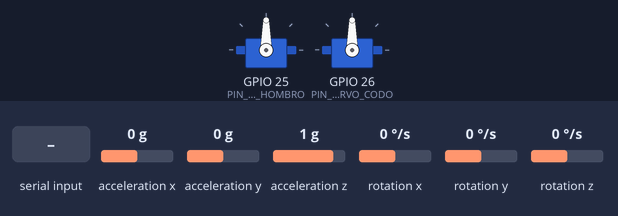
A sketch run on a simulated ESP32. Shown: 2 × servo. Wiring (inferred from the names in the program): MPU-6050 motion sensor at I2C address 0x68; MPU-6050 motion sensor at I2C address 0x69. The inputs (shaded band) are chosen by the test bench; at power-on: acceleration x 0 g, acceleration y 0 g, acceleration z 1 g, rotation x 0 °/s, rotation y 0 °/s, rotation z 0 °/s. What the sketch prints to the serial monitor is not drawn.

Above: at 1.7 s.
1.8 s: "h90\n" received over Serial
At 2.3 s:
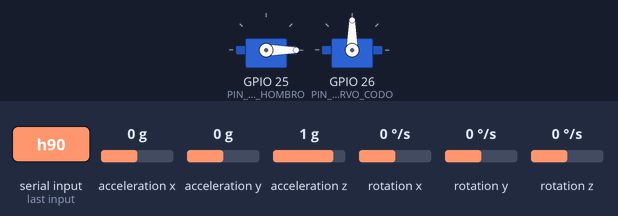
3.3 s: "c90\n" received over Serial
At 4.5 s:
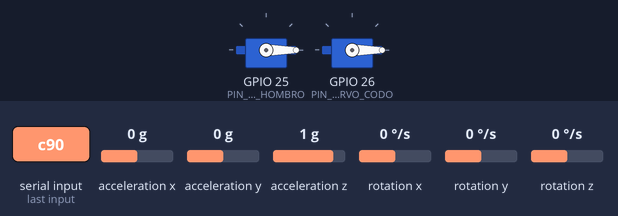
4.8 s: "h,45\n" received over Serial
At 5.7 s:
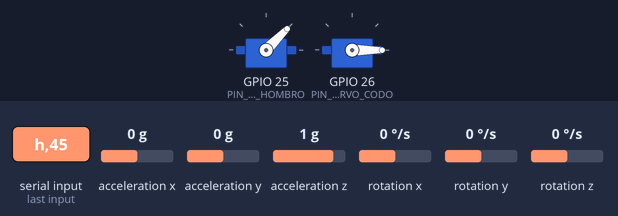
6.3 s: "c,45\n" received over Serial
At 6.9 s:
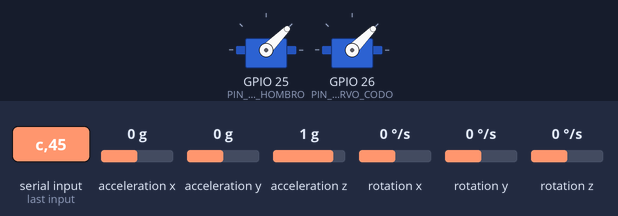
Timing chart, 0 to 9.3 s (numbered marks = the images above; inputs shaded):
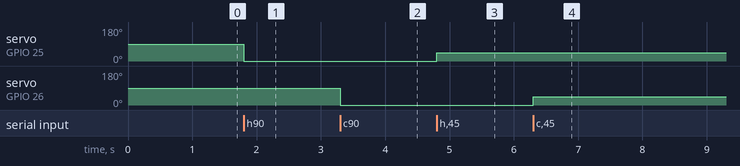

The sketch:

prueba_hardware.ino
```cpp
/*
  PRUEBA DE HARDWARE — Brazo planar 2 GDL
  =======================================
  Objetivo: comprobar que TODO está bien conectado antes de escribir el
  programa definitivo. Hace 3 cosas:
    1) Escanea el bus I2C y dice qué IMU encontró (esperado: 0x68 y 0x69).
    2) Lee las dos MPU-6050 y muestra giroscopio y acelerómetro.
    3) Mueve los servos con comandos escritos en el Monitor Serie.

  Comandos (Monitor Serie a 115200 baudios, fin de línea "Nueva línea"):
    h 90   -> servo del HOMBRO a 90°
    c 45   -> servo del CODO a 45°
    imu    -> activa/desactiva la impresión de las IMU

  Librería necesaria: "ESP32Servo" de Kevin Harrington (Gestor de librerías).
  Las IMU se leen directamente por registros (sin librería) para que veas
  cómo funciona por dentro.
*/
#include <Wire.h>
#include <ESP32Servo.h>

// ---------- Pines (ver docs/02_conexiones.md) ----------
// Se eligen SOLOS según la placa que se compila (Herramientas → Placa):
//   ESP32 clásico ("ESP32 Dev Module"):  servos 25 / 26,  I2C SDA 21 / SCL 22.
//   ESP32-S3      ("ESP32S3 Dev Module"): los GPIO 22 y 25 NO EXISTEN en el S3
//                                          -> servos 4 / 5,  I2C SDA 8 / SCL 9.
#if CONFIG_IDF_TARGET_ESP32S3
const char *PLACA = "ESP32-S3";
const int PIN_SERVO_HOMBRO = 4;
const int PIN_SERVO_CODO   = 5;
const int PIN_SDA = 8;
const int PIN_SCL = 9;
#else
const char *PLACA = "ESP32";
const int PIN_SERVO_HOMBRO = 25;
const int PIN_SERVO_CODO   = 26;
const int PIN_SDA = 21;
const int PIN_SCL = 22;
#endif

// ---------- Direcciones I2C ----------
const uint8_t IMU1 = 0x68;  // eslabón 1 (hombro), AD0 a GND o sin conectar
const uint8_t IMU2 = 0x69;  // eslabón 2 (codo),   AD0 a 3.3 V

// ---------- Registros de la MPU-6050 (hoja de datos) ----------
const uint8_t REG_PWR_MGMT_1   = 0x6B;
const uint8_t REG_CONFIG       = 0x1A;  // filtro paso bajo digital (DLPF)
const uint8_t REG_GYRO_CONFIG  = 0x1B;
const uint8_t REG_ACCEL_CONFIG = 0x1C;
const uint8_t REG_ACCEL_XOUT_H = 0x3B;  // primer byte de los 14 de datos
const uint8_t REG_WHO_AM_I     = 0x75;

// Escalas elegidas:
//  Giroscopio ±500 °/s -> 65.5 cuentas por °/s. (Un MG996R gira ~350 °/s, así
//  que ±250 °/s se saturaría en movimientos rápidos.)
//  Acelerómetro ±2 g   -> 16384 cuentas por g.
const float GYRO_LSB_POR_DPS = 65.5;
const float ACC_LSB_POR_G    = 16384.0;

Servo servoHombro, servoCodo;
bool imprimirIMU = true;

void escribirRegistro(uint8_t dir, uint8_t reg, uint8_t valor) {
  Wire.beginTransmission(dir);
  Wire.write(reg);
  Wire.write(valor);
  Wire.endTransmission();
}

uint8_t leerRegistro(uint8_t dir, uint8_t reg) {
  Wire.beginTransmission(dir);
  Wire.write(reg);
  Wire.endTransmission(false);       // false = no soltar el bus (lectura repetida)
  Wire.requestFrom(dir, (uint8_t)1);
  return Wire.available() ? Wire.read() : 0xFF;
}

bool iniciarIMU(uint8_t dir) {
  uint8_t quienSoy = leerRegistro(dir, REG_WHO_AM_I);
  Serial.printf("  IMU 0x%02X: WHO_AM_I = 0x%02X %s\n", dir, quienSoy,
                quienSoy == 0x68 ? "(OK)" : "(¡NO RESPONDE BIEN!)");
  if (quienSoy != 0x68) return false;
  escribirRegistro(dir, REG_PWR_MGMT_1, 0x01);   // despertar, reloj = PLL del giro X
  escribirRegistro(dir, REG_CONFIG, 0x03);       // DLPF ~44 Hz
  escribirRegistro(dir, REG_GYRO_CONFIG, 0x08);  // ±500 °/s
  escribirRegistro(dir, REG_ACCEL_CONFIG, 0x00); // ±2 g
  return true;
}

// Lee 14 bytes seguidos: ax ay az temp gx gy gz (cada uno 16 bits con signo).
bool leerIMU(uint8_t dir, float acc[3], float gyro[3]) {
  Wire.beginTransmission(dir);
  Wire.write(REG_ACCEL_XOUT_H);
  if (Wire.endTransmission(false) != 0) return false;
  if (Wire.requestFrom(dir, (uint8_t)14) != 14) return false;
  int16_t crudo[7];
  for (int i = 0; i < 7; i++) {
    uint8_t alto = Wire.read();   // se leen por separado: C++ no garantiza el orden
    uint8_t bajo = Wire.read();   // de evaluación dentro de una misma expresión
    crudo[i] = (int16_t)((alto << 8) | bajo);
  }
  for (int i = 0; i < 3; i++) {
    acc[i]  = crudo[i] / ACC_LSB_POR_G;
    gyro[i] = crudo[i + 4] / GYRO_LSB_POR_DPS;   // crudo[3] es la temperatura
  }
  return true;
}

void escanearI2C() {
  Serial.println("Escaneando bus I2C...");
  int encontrados = 0;
  for (uint8_t dir = 1; dir < 127; dir++) {
    Wire.beginTransmission(dir);
    if (Wire.endTransmission() == 0) {
      Serial.printf("  Dispositivo en 0x%02X\n", dir);
      encontrados++;
    }
  }
  if (encontrados == 0) Serial.println("  Ninguno. Revisa SDA/SCL, VCC y GND.");
}

void procesarComando(String linea) {
  linea.trim();
  if (linea == "imu") { imprimirIMU = !imprimirIMU; return; }
  if (linea.length() < 3) return;
  char cual = linea.charAt(0);
  int angulo = constrain(linea.substring(2).toInt(), 0, 180);
  if (cual == 'h') { servoHombro.write(angulo); Serial.printf("Hombro -> %d°\n", angulo); }
  if (cual == 'c') { servoCodo.write(angulo);   Serial.printf("Codo -> %d°\n", angulo); }
}

void setup() {
  Serial.begin(115200);
  delay(500);
  Serial.println("\n=== Prueba de hardware ===");
  Serial.printf("Placa %s: servos en GPIO %d / %d, I2C SDA %d / SCL %d\n",
                PLACA, PIN_SERVO_HOMBRO, PIN_SERVO_CODO, PIN_SDA, PIN_SCL);

  Wire.begin(PIN_SDA, PIN_SCL);
  Wire.setClock(400000);   // I2C rápido: 400 kHz
  escanearI2C();
  iniciarIMU(IMU1);
  iniciarIMU(IMU2);

  // MG996R: pulso de 500 a 2500 µs ≈ 0° a 180° (puede variar por unidad).
  servoHombro.setPeriodHertz(50);
  servoCodo.setPeriodHertz(50);
  servoHombro.attach(PIN_SERVO_HOMBRO, 500, 2500);
  servoCodo.attach(PIN_SERVO_CODO, 500, 2500);
  servoHombro.write(90);
  servoCodo.write(90);
  Serial.println("Servos en 90°. Escribe 'h <ángulo>', 'c <ángulo>' o 'imu'.");
}

void loop() {
  if (Serial.available()) procesarComando(Serial.readStringUntil('\n'));

  static unsigned long ultimo = 0;
  if (imprimirIMU && millis() - ultimo >= 200) {   // 5 veces por segundo
    ultimo = millis();
    float a1[3], g1[3], a2[3], g2[3];
    bool ok1 = leerIMU(IMU1, a1, g1);
    bool ok2 = leerIMU(IMU2, a2, g2);
    if (ok1) Serial.printf("IMU1 g[°/s]=%7.2f %7.2f %7.2f  a[g]=%5.2f %5.2f %5.2f | ",
                           g1[0], g1[1], g1[2], a1[0], a1[1], a1[2]);
    else     Serial.print("IMU1 sin datos | ");
    if (ok2) Serial.printf("IMU2 g[°/s]=%7.2f %7.2f %7.2f  a[g]=%5.2f %5.2f %5.2f\n",
                           g2[0], g2[1], g2[2], a2[0], a2[1], a2[2]);
    else     Serial.println("IMU2 sin datos");
  }
}
```

Measured:
- after the input at 1.8 s, servo on GPIO 25 (PIN_SERVO_HOMBRO): 90° → 0° at once
- after the input at 3.3 s, servo on GPIO 26 (PIN_SERVO_CODO): 90° → 0° at once
- after the input at 4.8 s, servo on GPIO 25 (PIN_SERVO_HOMBRO): 0° → 45° at once
- after the input at 6.3 s, servo on GPIO 26 (PIN_SERVO_CODO): 0° → 45° at once
